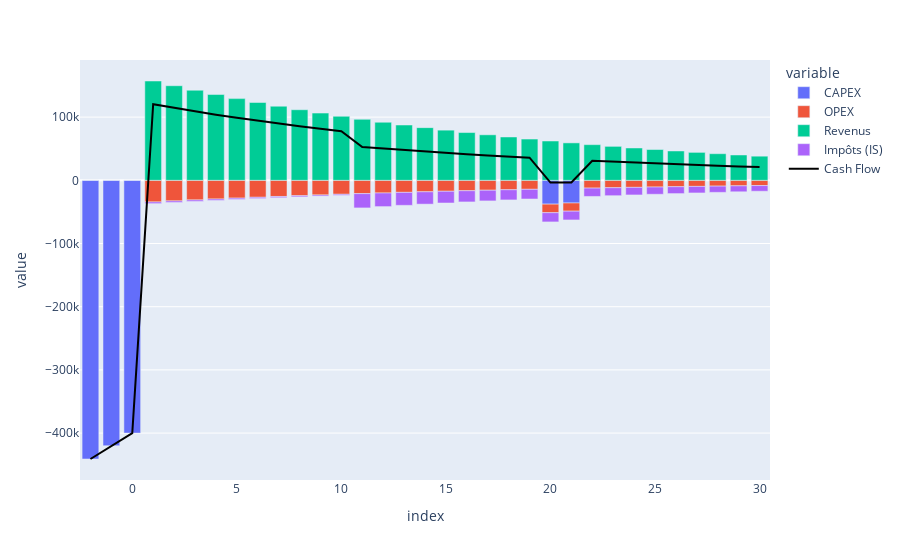

Source (notebook cell):
### Code cell
fig = dd.transpose().plot(kind = "bar", y = ["CAPEX","OPEX","Revenus","Impôts (IS)"]).update_layout(hovermode='x')
fig.add_trace(
    go.Scatter(
        x = dd.columns,
        y = dd.loc["Cash Flow"],
        name = "Cash Flow",
        marker_color = "black"
    )
)

### Figure 1 — Plotly figure (JSON) as saved in the notebook; plotly's stock layout.template omitted (floating-point values rounded to 4 significant figures)
{"data": [{"alignmentgroup": "True", "hovertemplate": "variable=CAPEX<br>index=%{x}<br>value=%{y}<extra></extra>", "legendgroup": "CAPEX", "marker": {"color": "#636efa", "pattern": {"shape": ""}}, "name": "CAPEX", "offsetgroup": "CAPEX", "orientation": "v", "showlegend": true, "textposition": "auto", "type": "bar", "x": [-2, -1, 0, 1, 2, 3, 4, 5, 6, 7, 8, 9, 10, 11, 12, 13, 14, 15, 16, 17, 18, 19, 20, 21, 22, 23, 24, 25, 26, 27, 28, 29, 30], "xaxis": "x", "y": [-441000.0, -420000, -400000, null, null, null, null, null, null, null, null, null, null, null, null, null, null, null, null, null, null, null, -37690.0, -35890.0, null, null, null, null, null, null, null, null, null], "yaxis": "y"}, {"alignmentgroup": "True", "hovertemplate": "variable=OPEX<br>index=%{x}<br>value=%{y}<extra></extra>", "legendgroup": "OPEX", "marker": {"color": "#EF553B", "pattern": {"shape": ""}}, "name": "OPEX", "offsetgroup": "OPEX", "orientation": "v", "showlegend": true, "textposition": "auto", "type": "bar", "x": [-2, -1, 0, 1, 2, 3, 4, 5, 6, 7, 8, 9, 10, 11, 12, 13, 14, 15, 16, 17, 18, 19, 20, 21, 22, 23, 24, 25, 26, 27, 28, 29, 30], "xaxis": "x", "y": [null, null, null, -34290.0, -32650.0, -31100.0, -29620.0, -28210.0, -26860.0, -25580.0, -24370.0, -23210.0, -22100.0, -21050.0, -20050.0, -19090.0, -18180.0, -17320.0, -16490.0, -15710.0, -14960.0, -14250.0, -13570.0, -12920.0, -12310.0, -11720.0, -11160.0, -10630.0, -10120.0, -9643.0, -9183.0, -8746.0, -8330.0], "yaxis": "y"}, {"alignmentgroup": "True", "hovertemplate": "variable=Revenus<br>index=%{x}<br>value=%{y}<extra></extra>", "legendgroup": "Revenus", "marker": {"color": "#00cc96", "pattern": {"shape": ""}}, "name": "Revenus", "offsetgroup": "Revenus", "orientation": "v", "showlegend": true, "textposition": "auto", "type": "bar", "x": [-2, -1, 0, 1, 2, 3, 4, 5, 6, 7, 8, 9, 10, 11, 12, 13, 14, 15, 16, 17, 18, 19, 20, 21, 22, 23, 24, 25, 26, 27, 28, 29, 30], "xaxis": "x", "y": [null, null, null, 157100.0, 149700.0, 142500.0, 135700.0, 129300.0, 123100.0, 117300.0, 111700.0, 106400.0, 101300.0, 96470.0, 91880.0, 87500.0, 83340.0, 79370.0, 75590.0, 71990.0, 68560.0, 65300.0, 62190.0, 59230.0, 56410.0, 53720.0, 51160.0, 48720.0, 46400.0, 44190.0, 42090.0, 40090.0, 38180.0], "yaxis": "y"}, {"alignmentgroup": "True", "hovertemplate": "variable=Impôts (IS)<br>index=%{x}<br>value=%{y}<extra></extra>", "legendgroup": "Impôts (IS)", "marker": {"color": "#ab63fa", "pattern": {"shape": ""}}, "name": "Impôts (IS)", "offsetgroup": "Impôts (IS)", "orientation": "v", "showlegend": true, "textposition": "auto", "type": "bar", "x": [-2, -1, 0, 1, 2, 3, 4, 5, 6, 7, 8, 9, 10, 11, 12, 13, 14, 15, 16, 17, 18, 19, 20, 21, 22, 23, 24, 25, 26, 27, 28, 29, 30], "xaxis": "x", "y": [0, 0, 0, -2571.0, -2449.0, -2332.0, -2221.0, -2116.0, -2015.0, -1919.0, -1827.0, -1740.0, -1658.0, -22630.0, -21550.0, -20520.0, -19550.0, -18620.0, -17730.0, -16880.0, -16080.0, -15310.0, -14590.0, -13890.0, -13230.0, -12600.0, -12000.0, -11430.0, -10880.0, -10370.0, -9872.0, -9402.0, -8954.0], "yaxis": "y"}, {"marker": {"color": "black"}, "name": "Cash Flow", "type": "scatter", "x": [-2, -1, 0, 1, 2, 3, 4, 5, 6, 7, 8, 9, 10, 11, 12, 13, 14, 15, 16, 17, 18, 19, 20, 21, 22, 23, 24, 25, 26, 27, 28, 29, 30], "y": [-441000.0, -420000, -400000, 120300.0, 114600.0, 109100.0, 103900.0, 98960.0, 94250.0, 89760.0, 85480.0, 81410.0, 77540.0, 52800.0, 50280.0, 47890.0, 45610.0, 43440.0, 41370.0, 39400.0, 37520.0, 35730.0, -3656.0, -3482.0, 30870.0, 29400.0, 28000.0, 26670.0, 25400.0, 24190.0, 23030.0, 21940.0, 20890.0]}], "layout": {"barmode": "relative", "hovermode": "x", "legend": {"title": {"text": "variable"}, "tracegroupgap": 0}, "margin": {"t": 60}, "xaxis": {"anchor": "y", "domain": [0, 1], "title": {"text": "index"}}, "yaxis": {"anchor": "x", "domain": [0, 1], "title": {"text": "value"}}}}
